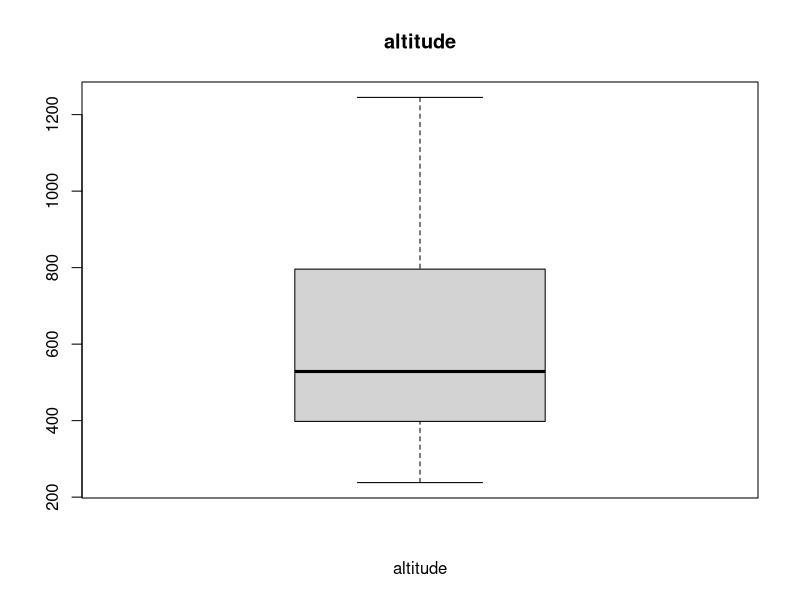
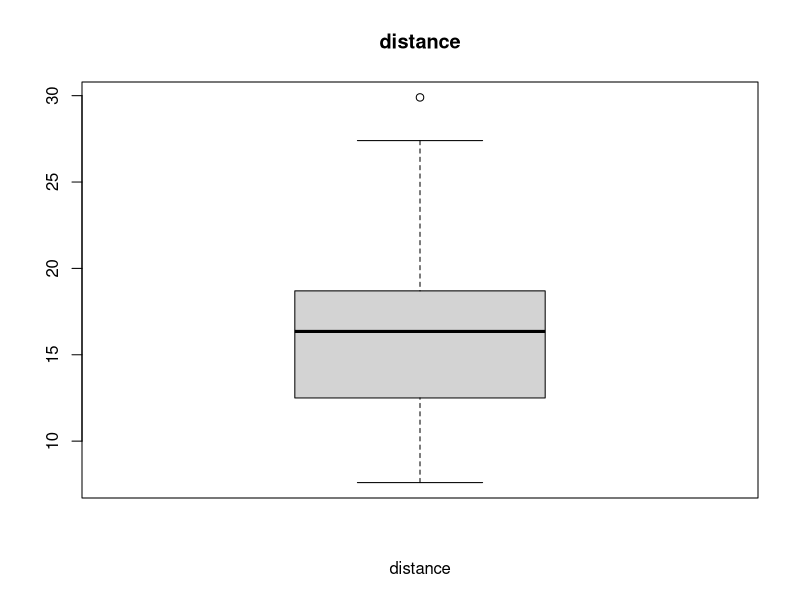
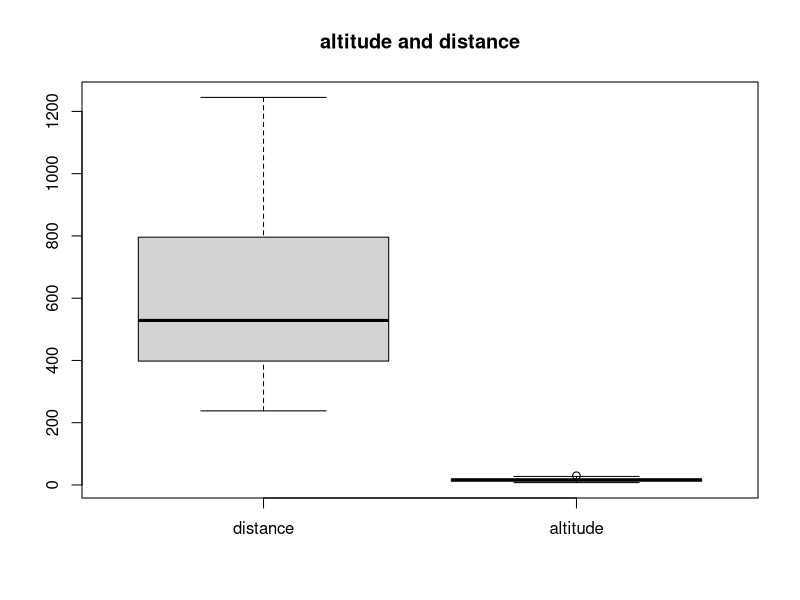
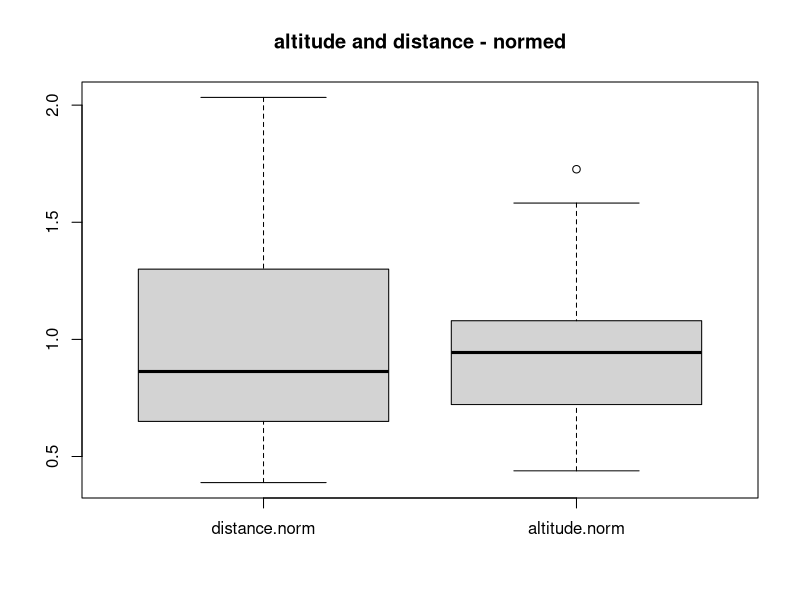

Here is the R script that generated these plots, in order:
#####################################################
# Descriptive Statistics: Exercise 3.1, 
# Heumann, Schomaker, page 63
# Solution
#
# File: des_stat_hiking_sol.R
#
###################################################### 
library(tidyverse)

# generate the data
distance <- c(12.5,29.9,14.8,18.7,7.6,16.2,16.5,27.4,12.1,17.5)
altitude <- c(342,1245,502,555,398,670,796,912,238,466)
# sorted data
sort(distance)
sort(altitude)

# mean and median
mean(distance)
mean(altitude)

# R offers several ways of calculating quantiles. Use type=1 
# to apply the method we have introduced.
quantile(distance,probs = c(0.25,0.5,0.75),type=1)
quantile(altitude,probs = c(0.25,0.5,0.75),type=1)

# interquartial range
quantile(distance,probs=0.75,type=1)- quantile(distance,probs=0.25,type=1)
quantile(altitude,probs=0.75,type=1)- quantile(altitude,probs=0.25,type=1)

# shape of the distributions
# distance: Q2 closer to Q3, i.e. distance might be left skewed
# altitude: Q2 closer to Q1, i.e. distance might be right skewed
boxplot(altitude, main = "altitude", xlab="altitude")
boxplot(distance, main = "distance", xlab="distance")
boxplot(altitude, distance, 
        main = "altitude and distance",
        names = c("distance", "altitude"))

# variance and standard deviation
var(distance)
var(altitude)
sd(distance)
sd(altitude)

# make the values comparable
distance.norm <- distance/mean(distance)
altitude.norm <- altitude/mean(altitude)
boxplot(altitude.norm, distance.norm, 
        main = "altitude and distance - normed",
        names = c("distance.norm", "altitude.norm"))

# coefficients of variation
sd(distance)/mean(distance) # = sd(distance.norm)
sd(altitude)/mean(altitude) # = sd(altitude.norm)


